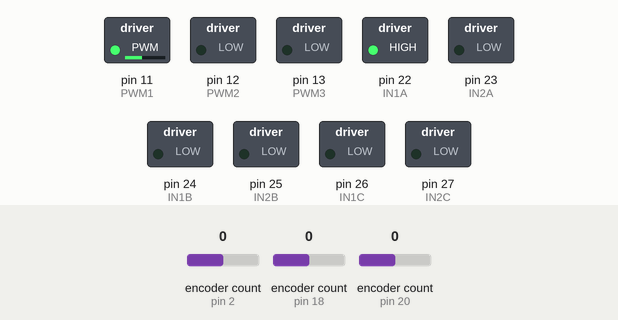
Recording of a sketch running on a simulated Arduino Mega 2560, built with avr-gcc and run on an emulated ATmega2560. Parts: switched loads named in the sketch (green lamp = pin HIGH). Inputs (shaded band) come from the test bench; at power-on: encoder count (sensors on pin 2, pin 18, pin 20) 0.

Above: at 0.15 s.
At 1.65 s:
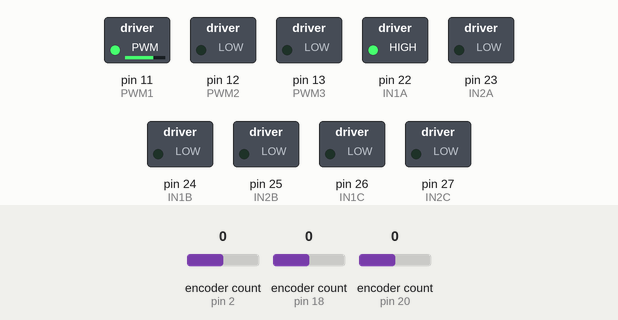
At 3.2 s:
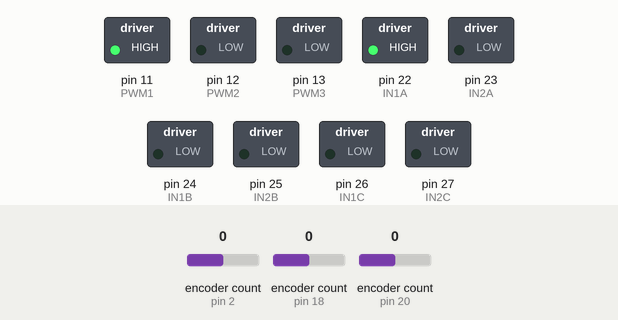
Timing chart, 0 to 4.7 s (numbered marks = the images above):
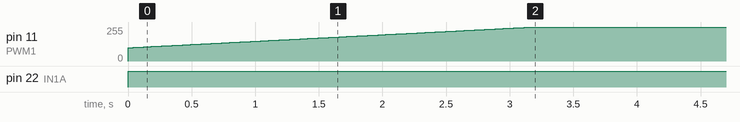

Measured:
- by itself, pin 11 (PWM1): moves from 0/255 to 255/255 over 3.2 s
- by itself, pin 22 (IN1A): LOW → HIGH at 0.00 s

The sketch:

control_PID.ino
```cpp
#include <Encoder.h>
#include <PID_v1.h>
#define ENCODEROUTPUT 30000
#define IN1A 22
#define IN2A 23
#define IN1B 24
#define IN2B 25
#define IN1C 26
#define IN2C 27
#define PWM1 11
#define PWM2 12
#define PWM3 13
#define EN_1A 2
#define EN_1B 3
#define EN_2A 18
#define EN_2B 19
#define EN_3A 20
#define EN_3B 21
Encoder Encoder_1(EN_1A, EN_1B);
Encoder Encoder_2(EN_2A, EN_2B);
Encoder Encoder_3(EN_3A, EN_3B);
void Plot(float x, float y, float w);
void w1(int rotation, int direct);
void w2(int rotation, int direct);
void w3(int rotation, int direct);
int sign_of(float x);
void control_PID(float u, int select);
float read_speed(int select);

double x, y, w;
int u1_sign, u2_sign, u3_sign;
const byte speedcar = 1;
char command;
int scale = 1;
int StError = 0;

long oldPosition_1 = 0;
long newPosition_1;
long oldPosition_2 = 0;
long newPosition_2;
long oldPosition_3 = 0;
long newPosition_3;

long interval = 1000;
long previousMillis = 0;
long currentMillis = 0;


long CurrentEncoder;
long previousEncoder;

double kp = 20, ki = 10, kd = 0.01, input_1 = 0, output_1 = 0, setpoint_1 = 0, input_2 = 0, output_2 = 0, setpoint_2 = 0, input_3 = 0, output_3 = 0, setpoint_3 = 0;
PID PID_1(&input_1, &output_1, &setpoint_1, kp, ki, kd, DIRECT);
PID PID_2(&input_2, &output_2, &setpoint_2, kp, ki, kd, DIRECT);
PID PID_3(&input_3, &output_3, &setpoint_3, kp, ki, kd, DIRECT);

void setup()
{
    Serial.begin(9600); //Set the band rate to your Bluetooth module.
    pinMode(IN1A, OUTPUT);
    pinMode(IN2A, OUTPUT);
    pinMode(IN1B, OUTPUT);
    pinMode(IN2B, OUTPUT);
    pinMode(IN1C, OUTPUT);
    pinMode(IN2C, OUTPUT);
    pinMode(PWM1, OUTPUT);
    pinMode(PWM2, OUTPUT);
    pinMode(PWM3, OUTPUT);

    PID_1.SetMode(AUTOMATIC);
    PID_1.SetSampleTime(1);
    PID_1.SetOutputLimits(0, 255);

    PID_2.SetMode(AUTOMATIC);
    PID_2.SetSampleTime(1);
    PID_2.SetOutputLimits(0, 255);

    PID_3.SetMode(AUTOMATIC);
    PID_3.SetSampleTime(1);
    PID_3.SetOutputLimits(0, 255);
}
void loop()
{
    control_PID(5, 1);
}

void Plot(float x, float y, float w)
{
    ////Go with direction in Oxy frame.
    //x is relative X coordinate
    //y is relative Y coordinate
    //w is relative angle of rotation

    //motor value
    float u1 = (175 * w - 1000 * x) / 53;
    float u2 = (175 * w + 500 * x - 500 * sqrt(3) * y) / 53;
    float u3 = (175 * w + 500 * x + 500 * sqrt(3) * y) / 53;

    //Get sign of rotating velocity of wheels
    u1_sign = sign_of(u1);
    u2_sign = sign_of(u2);
    u3_sign = sign_of(u3);

    //Because control signal is positive number, we take abs of u1 u2 u3
    u1 = abs(u1);
    u2 = abs(u2);
    u3 = abs(u3);

    //Mapping value
    float M_in_min = 0;
    float M_in_max = max(max(u1, u2), u3);
    float M_out_min = 0;
    float M_out_max = 255;

    //Remapping motors' value
    u1 = (u1 - M_in_min) * (M_out_max - M_out_min) / (M_in_max - M_in_min) + M_out_min;
    u2 = (u2 - M_in_min) * (M_out_max - M_out_min) / (M_in_max - M_in_min) + M_out_min;
    u3 = (u3 - M_in_min) * (M_out_max - M_out_min) / (M_in_max - M_in_min) + M_out_min;

    float p_u1 = (175 * w - 1000 * x) / 53;
    float p_u2 = (175 * w + 500 * x - 500 * sqrt(3) * y) / 53;
    float p_u3 = (175 * w + 500 * x + 500 * sqrt(3) * y) / 53;

    do
    {
        long newPosition_1 = abs(Encoder_1.read());
        long newPosition_2 = abs(Encoder_2.read());
        long newPosition_3 = abs(Encoder_3.read());

        if (newPosition_1 < abs(scale * p_u1 * 30000 / (2 * PI)) + StError)
            w1(u1, u1_sign);
        else
            w1(0, 0);

        if (newPosition_2 < abs(scale * p_u2 * 30000 / (2 * PI)) + StError)
            w2(u2, u2_sign);
        else
            w2(0, 0);

        if (newPosition_3 < abs(scale * p_u3 * 30000 / (2 * PI)) + StError)
            w3(u3, u3_sign);
        else
            w3(0, 0);

        if (newPosition_1 != oldPosition_1)
        {
            oldPosition_1 = newPosition_1;
        }
        if (newPosition_2 != oldPosition_2)
        {
            oldPosition_2 = newPosition_2;
        }
        if (newPosition_3 != oldPosition_3)
        {
            oldPosition_3 = newPosition_3;
        }
        if (!(newPosition_1 < abs(scale * p_u1 * 30000 / (2 * PI)) + StError || newPosition_2 < abs(scale * p_u2 * 30000 / (2 * PI)) + StError || newPosition_3 < abs(scale * p_u3 * 30000 / (2 * PI)) + StError))
            break;
    } while (newPosition_1 < abs(scale * p_u1 * 30000 / (2 * PI)) + StError || newPosition_2 < abs(scale * p_u2 * 30000 / (2 * PI)) + StError || newPosition_3 < abs(scale * p_u3 * 30000 / (2 * PI)) + StError);
}

int sign_of(float x)
{
    if (x >= 0)
        return 1;
    else
        return -1;
}

void control_PID(float u, int select)
{
    //Get sign of rotating velocity of wheels
    int u_sign = sign_of(u);

    switch (select)
    {
    case 1:
        setpoint_1 = u;
        input_1 = read_speed(1);
        PID_1.Compute();
        w1(output_1, u_sign);
        break;

    case 2:
        setpoint_2 = u;
        input_2 = read_speed(2);
        PID_2.Compute();
        w2(output_2, u_sign);
        break;

    case 3:
        setpoint_3 = u;
        input_3 = read_speed(3);
        PID_3.Compute();
        w3(output_3, u_sign);
        break;
    }
}
void w1(int rotation, int direct)
{
    //Motor 1 control
    analogWrite(PWM1, rotation);
    if (direct == 1)
    {
        digitalWrite(IN1A, HIGH);
        digitalWrite(IN2A, LOW);
    }
    else if (direct == -1)
    {
        digitalWrite(IN1A, LOW);
        digitalWrite(IN2A, HIGH);
    }
}

void w2(int rotation, int direct)
{
    //Motor 2 control
    analogWrite(PWM2, rotation);
    if (direct == 1)
    {
        digitalWrite(IN1B, HIGH);
        digitalWrite(IN2B, LOW);
    }
    else if (direct == -1)
    {
        digitalWrite(IN1B, LOW);
        digitalWrite(IN2B, HIGH);
    }
}

void w3(int rotation, int direct)
{
    //Motor 3 control
    analogWrite(PWM3, rotation);
    if (direct == 1)
    {
        digitalWrite(IN1C, HIGH);
        digitalWrite(IN2C, LOW);
    }
    else if (direct == -1)
    {
        digitalWrite(IN1C, LOW);
        digitalWrite(IN2C, HIGH);
    }
}
float read_speed(int select)
{
    //read velocity of selected motor
    //return velocity in rad/s
    switch (select)
    {
    case 1:
        CurrentEncoder = Encoder_1.read();
        break;
    case 2:
        CurrentEncoder = Encoder_2.read();
        break;
    case 3:
        CurrentEncoder = Encoder_3.read();
        break;
    }

    float rot_speed;
    currentMillis = millis();
    if (currentMillis - previousMillis > interval)
    {
        previousMillis = currentMillis;

        rot_speed = (float)abs(((CurrentEncoder - previousEncoder) * 2 * PI / ENCODEROUTPUT));

        previousEncoder = CurrentEncoder;

        return rot_speed;
    }
}
```
